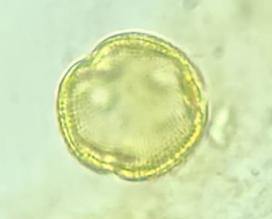
#> input picture teste/images/puras/2025-01-29_17-09.jpg, 272 x 219 px
$ jupyter execute suavizacao.ipynb
#> lines starting #> are read from the running program, lines starting #| are printed output that depends on the picture; after the words box and inside, x2 and y2 are one past the last pixel; in counts of white or black regions, pixels touching at a corner belong together
[cell 1]
from skimage.io import imread, imshow
from skimage.filters import gaussian, prewitt, roberts, sobel, threshold_otsu, butterworth
from skimage.filters.rank import equalize, threshold

[cell 2]
img = imread("./puras/2025-01-29_17-09.jpg", as_gray=True)
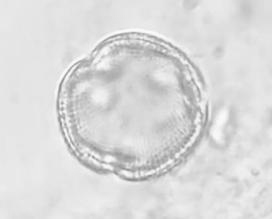
#> img: shape (219, 272) float64; min 0.54, max 0.989, mean 0.861
imshow(img)

[cell 3]
gaussian_img = gaussian(img, sigma=5.0)
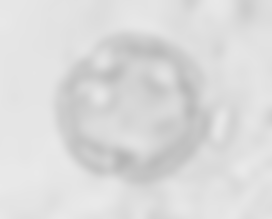
#> gaussian_img: shape (219, 272) float64; min 0.711, max 0.917, mean 0.86

thresh = threshold_otsu(gaussian_img)
#> thresh = 0.841

img_thresh = img > thresh
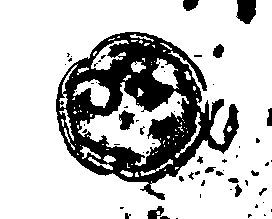
#> img_thresh: shape (219, 272) bool; 76.3% white; 62 black regions (43 under 20 px), largest, box (x1, y1, x2, y2) and area: (56, 32, 239, 200) 12457, (236, 0, 256, 24) 383, (119, 110, 135, 130) 209
imshow(img_thresh)

[cell 4]
print("Passa Alta")
img_butterworth = butterworth(img, 0.07, True, 7, channel_axis=-1)
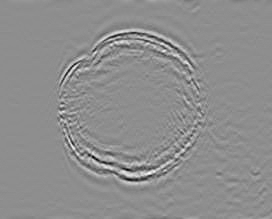
#> img_butterworth: shape (219, 272) float64; min -0.256, max 0.203, mean -7.46e-21; drawn with min black and max white
imshow(img_butterworth)

[cell 5]
print("Passa Baixa")
img_butterworth = butterworth(img, 0.01, False, 4)
imshow(img_butterworth)

[cell 6]
img_gaussian = gaussian(img, sigma=0.4, mode="nearest", cval=0, preserve_range=False, truncate=4.0)
imshow(img_gaussian)

[cell 7]
img_prewitt = prewitt(img)
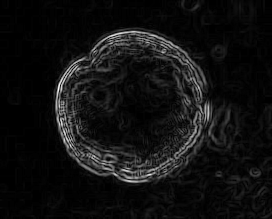
#> img_prewitt: shape (219, 272) float64; min 0, max 0.269, mean 0.0183; drawn with min black and max white
imshow(img_prewitt)

[cell 8]
img_roberts = roberts(img)
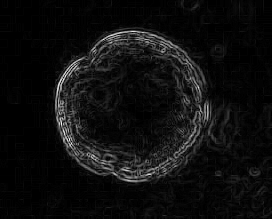
#> img_roberts: shape (219, 272) float64; min 0, max 0.256, mean 0.0152; drawn with min black and max white
imshow(img_roberts)

$ run again, with teste/images/puras/2025-01-29_17-091.jpg copied over teste/images/puras/2025-01-29_17-09.jpg
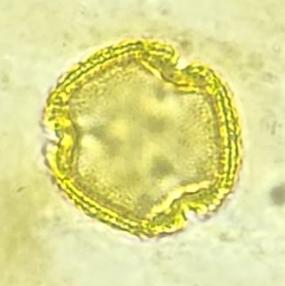
#> input picture teste/images/puras/2025-01-29_17-091.jpg, 285 x 286 px
#> thresh = 0.834
#> `img_thresh = img > thresh`:
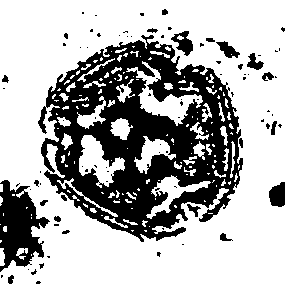
#> img_thresh: shape (286, 285) bool; 68.4% white; 87 black regions (65 under 20 px), largest, box (x1, y1, x2, y2) and area: (38, 35, 243, 242) 21317, (0, 180, 50, 272) 2585, (269, 182, 285, 207) 318
#> `img_prewitt = prewitt(img)`:
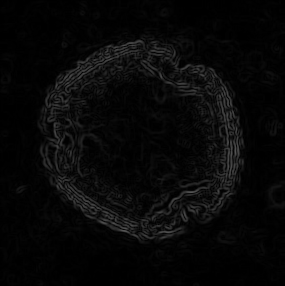
#> img_prewitt: shape (286, 285) float64; min 0, max 0.331, mean 0.0318

$ run again, with teste/images/puras/2025-01-29_17-10.jpg copied over teste/images/puras/2025-01-29_17-09.jpg
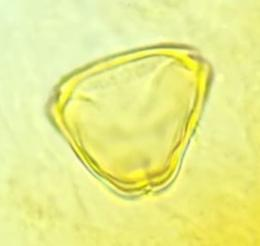
#> input picture teste/images/puras/2025-01-29_17-10.jpg, 260 x 246 px
#> thresh = 0.881
#> `img_thresh = img > thresh`:
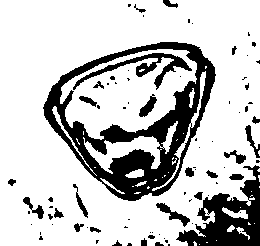
#> img_thresh: shape (246, 260) bool; 77.4% white; 83 black regions (56 under 20 px), largest, box (x1, y1, x2, y2) and area: (43, 42, 216, 201) 8324, (176, 165, 260, 246) 3072, (73, 53, 192, 90) 962
#> `img_roberts = roberts(img)`:
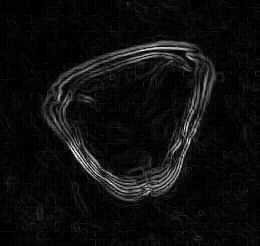
#> img_roberts: shape (246, 260) float64; min 0, max 0.217, mean 0.0124; drawn with min black and max white

$ run again, with teste/images/puras/2025-01-29_17-101.jpg copied over teste/images/puras/2025-01-29_17-09.jpg
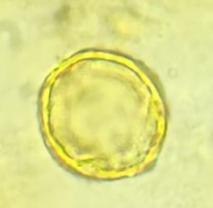
#> input picture teste/images/puras/2025-01-29_17-101.jpg, 213 x 208 px
#> thresh = 0.844
#> `img_thresh = img > thresh`:
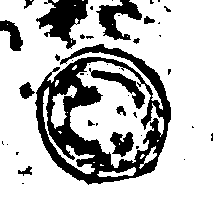
#> img_thresh: shape (208, 213) bool; 75% white; 43 black regions (28 under 20 px), largest, box (x1, y1, x2, y2) and area: (35, 44, 171, 185) 6915, (36, 0, 88, 49) 1314, (96, 0, 142, 40) 860
#> `img_roberts = roberts(img)`:
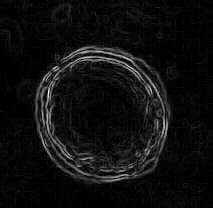
#> img_roberts: shape (208, 213) float64; min 0, max 0.269, mean 0.0166; drawn with min black and max white
